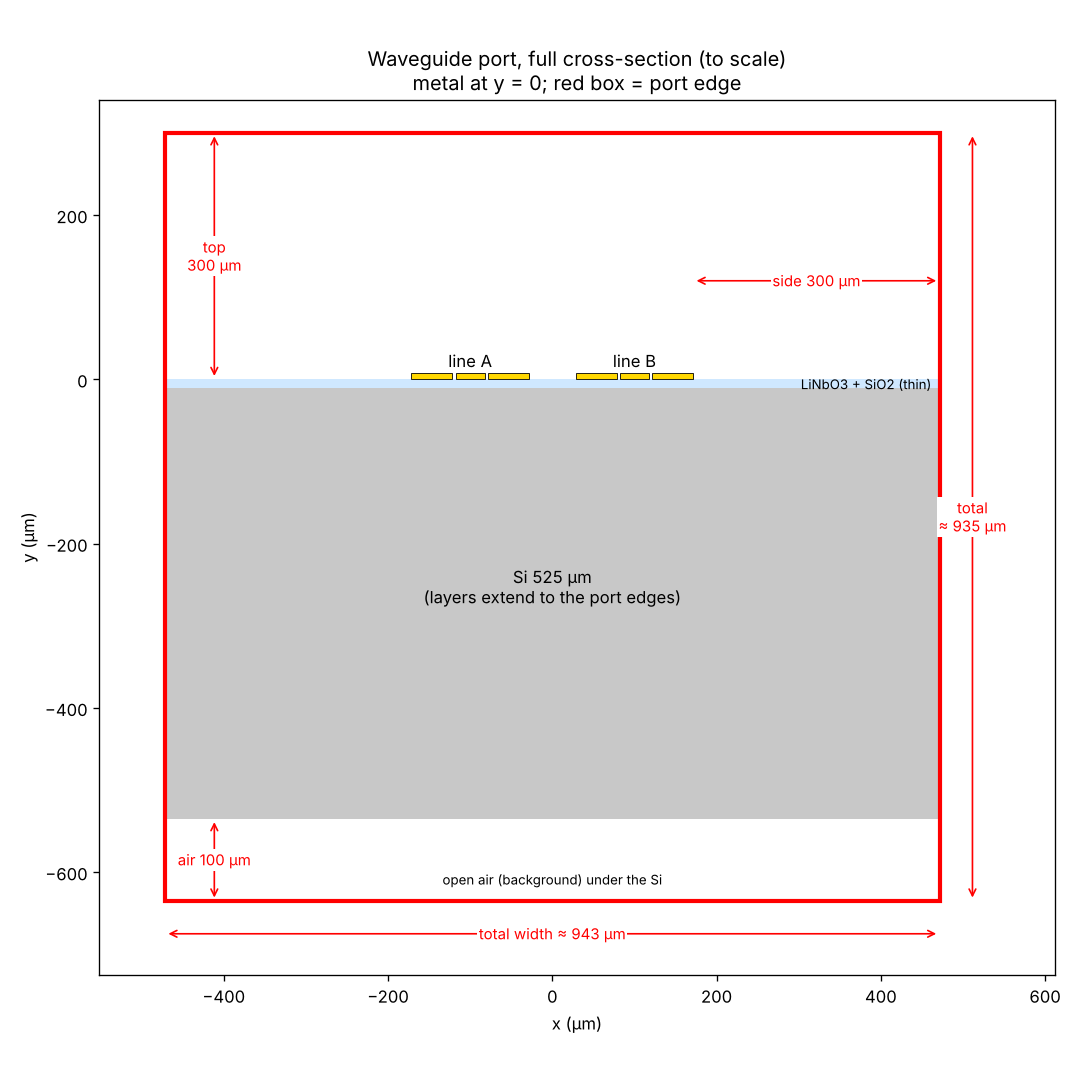

Here is the Python script that generated this plot:
# Port dimensions sketch, drawn to scale (µm). Thin layers exaggerated slightly so they are visible.
import matplotlib; matplotlib.use("Agg")
import matplotlib.pyplot as plt
from matplotlib.patches import Rectangle
ws,g,wg,pitch=35,4.15,49.85,200
half_w=pitch/2+ws/2+g+wg            # outer ground edge, ~171.5
side,top,bot,si=300,300,100,525
fig,ax=plt.subplots(figsize=(9,9))
X0,X1=-half_w-side,half_w+side
ax.add_patch(Rectangle((X0,-si-10),X1-X0,si,fc="#c8c8c8"))            # Si
ax.add_patch(Rectangle((X0,-10),X1-X0,10,fc="#cfe8ff"))                # SiO2 + LN (exaggerated)
ax.text(X1-10,-6,"LiNbO3 + SiO2 (thin)",ha="right",va="center",fontsize=8)
ax.text(0,-si/2-10,"Si 525 µm\n(layers extend to the port edges)",ha="center",fontsize=10)
for cx in (-pitch/2,pitch/2):
    for x0,w in [(cx-ws/2-g-wg,wg),(cx-ws/2,ws),(cx+ws/2+g,wg)]:
        ax.add_patch(Rectangle((x0,0),w,8,fc="gold",ec="k",lw=.5))
ax.text(-pitch/2,15,"line A",ha="center"); ax.text(pitch/2,15,"line B",ha="center")
Y0,Y1=-si-10-bot,top
ax.add_patch(Rectangle((X0,Y0),X1-X0,Y1-Y0,fill=False,ec="red",lw=2.5))
def dim(x0,y0,x1,y1,t,**k):
    ax.annotate("",xy=(x1,y1),xytext=(x0,y0),arrowprops=dict(arrowstyle="<->",color="red"))
    ax.text((x0+x1)/2,(y0+y1)/2,t,color="red",fontsize=9,ha="center",va="center",
            bbox=dict(fc="white",ec="none",pad=1),**k)
dim(half_w,120,X1,120,"side 300 µm")
dim(-half_w,-120+250,-X1+0,130,"") if False else None
dim(X0+60,0,X0+60,Y1,"top\n300 µm")
dim(X0+60,-si-10,X0+60,Y0,"air 100 µm")
dim(X0,Y0-40,X1,Y0-40,f"total width ≈ {X1-X0:.0f} µm")
dim(X1+40,Y0,X1+40,Y1,f"total\n≈ {Y1-Y0:.0f} µm",rotation=0)
ax.text(0,Y0+20,"open air (background) under the Si",ha="center",fontsize=8)
ax.set_aspect("equal"); ax.set_xlim(X0-80,X1+140); ax.set_ylim(Y0-90,Y1+40)
ax.set_xlabel("x (µm)"); ax.set_ylabel("y (µm)")
ax.set_title("Waveguide port, full cross-section (to scale)\nmetal at y = 0; red box = port edge")
fig.tight_layout(); fig.savefig("/home/user/claude/docs/cst/xtalk/waveguide_port_dims.png",dpi=120)
